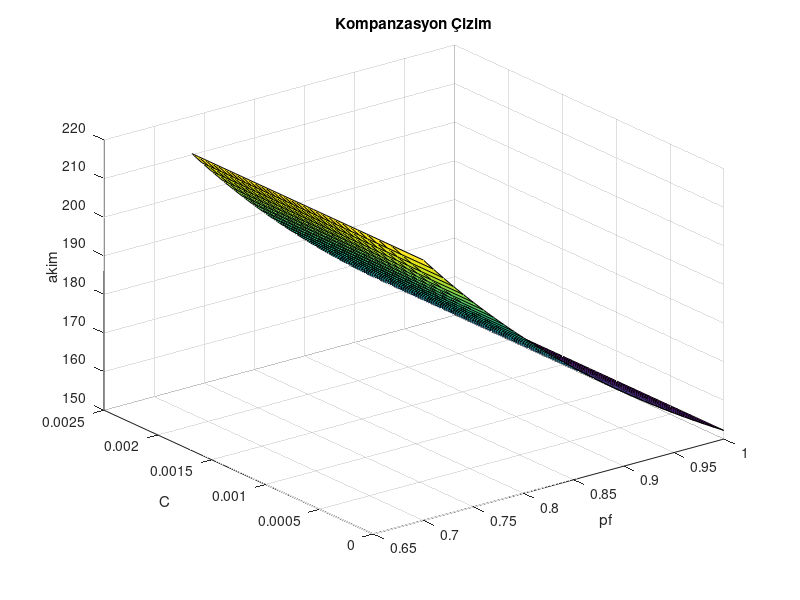

Reproduce this figure in MATLAB.
gf = 0.70:0.01:1;
aralik= linspace(-Inf, Inf, numel(gf));

P = 35010;
V=230;
Qc = P * (tan(acos(gf)) - tan(acos(1)));
Vforcalc = 230 * 230;
W0 = 2 * pi * 50;
C = Qc / (Vforcalc * W0);
Sold = P ./ gf;

akim = Sold ./ 230;


akim = repmat(akim, numel(aralik), 1);

figure(1);
surf(gf, C, akim);
xlabel('pf');
ylabel('C');
zlabel('akim');
title('Kompanzasyon Çizim')